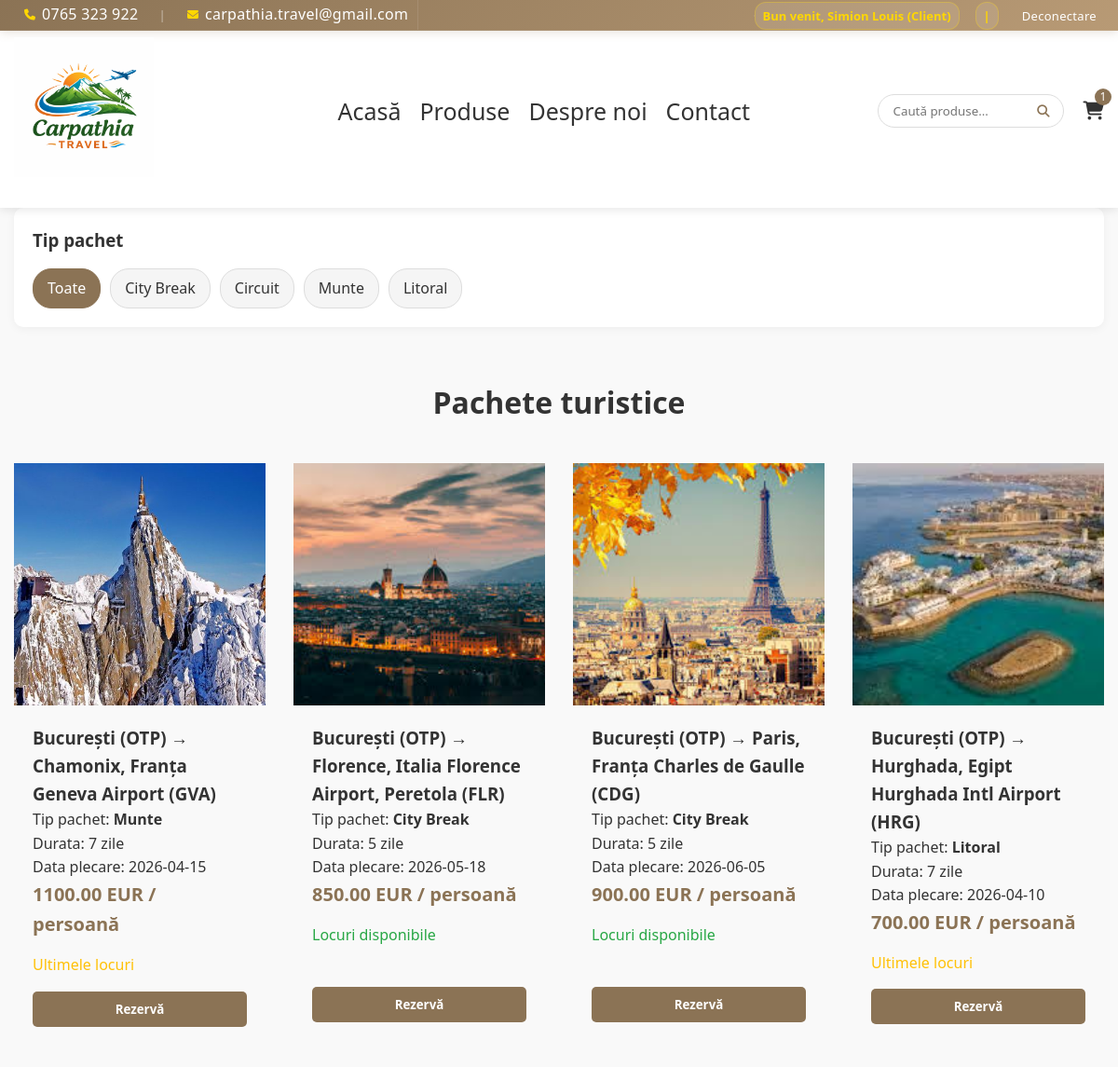
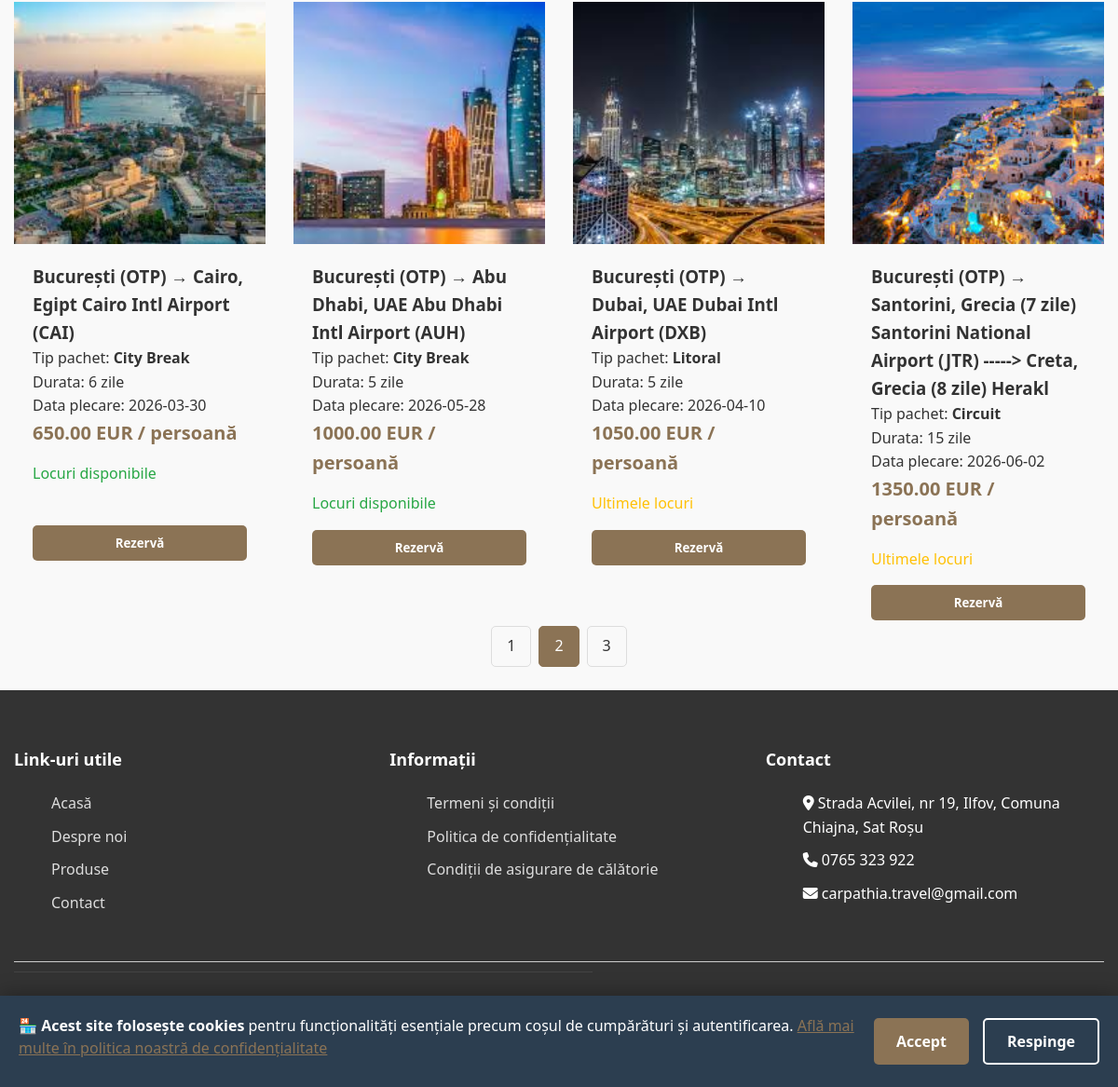
Page /produse.php?pagina=2 (signed in) on the committed database (2 pictures, top to bottom).
### tables this page shows
CREATE TABLE `produse` (
  `id` int(11) NOT NULL,
  `tip_pachet` varchar(255) NOT NULL,
  `plecare` varchar(100) NOT NULL,
  `destinatie` varchar(100) NOT NULL,
  `descriere` text NOT NULL,
  `pret` decimal(10,2) NOT NULL,
  `durata` int(11) NOT NULL COMMENT 'Durata in zile',
  `locuri_disponibile` int(11) NOT NULL DEFAULT 20,
  `data_plecare` date DEFAULT NULL
);

### functions.php (called while the page is built, shortened)
<?php
function getProduse($filtruCategorie = '', $filtruPret = '', $sortare = '', $pagina = 1, $produsePerPagina = 8) {
    global $conn;
    $pagina = max(1, (int)$pagina);
    $produsePerPagina = max(1, (int)$produsePerPagina);
    $start = ($pagina - 1) * $produsePerPagina;
    $params = [];
    $types = '';
    $whereClause = '';
    $orderBy = "ORDER BY p.id DESC";
    $sql = "
        SELECT p.*,
               (SELECT imagine
                FROM imagini_produse
                WHERE id_produs = p.id
                ORDER BY ordine ASC
                LIMIT 1) AS imagine_principala
        FROM produse p
        $whereClause
        $orderBy
        LIMIT ?, ?
    ";
    $params[] = $start;
    $params[] = $produsePerPagina;
    $types .= "ii";
    $stmt = $conn->prepare($sql);
    $stmt->bind_param($types, ...$params);
    $stmt->execute();
    return $stmt->get_result();
}
function getTotalProduse($filtruCategorie = '', $filtruPret = '') {
    global $conn;
    $types = '';
    $whereClause = '';
    $sql = "SELECT COUNT(*) AS total FROM produse $whereClause";
    $stmt = $conn->prepare($sql);
    $stmt->execute();
    $row = $stmt->get_result()->fetch_assoc();
    return (int)($row['total'] ?? 0);
}
?>

### produse.php (the view, shortened to what this page needs)
<?php
require 'functions.php';
$filtruTip = $_GET['categorie'] ?? '';
$filtruPret = $_GET['pret'] ?? '';
$sortare = $_GET['sortare'] ?? '';
$pagina = (int)($_GET['pagina'] ?? 1);
$produse = getProduse($filtruTip, $filtruPret, $sortare, $pagina, 8);
$totalProduse = getTotalProduse($filtruTip, $filtruPret);
$totalPagini = (int)ceil($totalProduse / 8);
require 'header.php';
?>
<!DOCTYPE html>
<html lang="ro">
<head>
    <link rel="stylesheet" href="style.css">
</head>
<body>
<div class="container">
    <div class="filters">
        <form method="GET">
            <h3>Tip pachet</h3>
            <div class="filter-options">
                <a href="produse.php" class="filter-btn <?= empty($filtruTip) ? 'active' : '' ?>">Toate</a>
                <?php
                $keep = [];
                ?>
                <a href="?<?= htmlspecialchars(http_build_query(array_merge($keep, ['categorie'=>'city break']))) ?>"
                   class="filter-btn <?= $filtruTip=='city break'?'active':'' ?>">City Break</a>
                <a href="?<?= htmlspecialchars(http_build_query(array_merge($keep, ['categorie'=>'circuit']))) ?>"
                   class="filter-btn <?= $filtruTip=='circuit'?'active':'' ?>">Circuit</a>
                <a href="?<?= htmlspecialchars(http_build_query(array_merge($keep, ['categorie'=>'munte']))) ?>"
                   class="filter-btn <?= $filtruTip=='munte'?'active':'' ?>">Munte</a>
                <a href="?<?= htmlspecialchars(http_build_query(array_merge($keep, ['categorie'=>'litoral']))) ?>"
                   class="filter-btn <?= $filtruTip=='litoral'?'active':'' ?>">Litoral</a>
            </div>
        </form>
    </div>
</div>
<div class="container">
    <h1 class="section-title">Pachete turistice</h1>
    <div class="products-grid">
        <?php while($produs = $produse->fetch_assoc()):
            $imagine = $produs['imagine_principala'] ?? 'img/no-image.jpg';
            $locuri = (int)($produs['locuri_disponibile'] ?? 0);
            if ($locuri > 5) {
                $status = "Locuri disponibile";
                $class = "available";
            } elseif ($locuri > 0) {
                $status = "Ultimele locuri";
                $class = "low-stock";
            } else {
                $status = "Indisponibil";
                $class = "out-of-stock";
            }
        ?>
        <div class="product-card">
            <a href="produs.php?id=<?= (int)$produs['id'] ?>">
                <img class="product-card-img" src="<?= htmlspecialchars($imagine) ?>" alt="<?= htmlspecialchars($produs['destinatie'] ?? '') ?>">
            </a>
            <div class="product-content">
                <h3><?= htmlspecialchars($produs['plecare'] ?? '') ?> → <?= htmlspecialchars($produs['destinatie'] ?? '') ?></h3>
                <p class="product-type">
                    Tip pachet: <strong><?= htmlspecialchars(ucfirst($produs['tip_pachet'] ?? '')) ?></strong>
                </p>
                <p class="product-duration">
                    Durata: <?= (int)($produs['durata'] ?? 0) ?> zile
                </p>
                <p class="product-date">
                    Data plecare: <?= htmlspecialchars($produs['data_plecare'] ?? '') ?>
                </p>
                <div class="product-price">
                    <?= htmlspecialchars($produs['pret'] ?? '') ?> EUR / persoană
                </div>
                <div class="product-availability <?= $class ?>">
                    <?= $status ?>
                </div>
                <?php if ($locuri > 0): ?>
                    <form method="POST" action="adauga_cos.php" class="add-to-cart-form">
                        <button type="submit" class="add-to-cart">Rezervă</button>
                    </form>
                <?php else: ?>
                    <button class="add-to-cart disabled" disabled>Indisponibil</button>
                <?php endif; ?>
            </div>
        </div>
        <?php endwhile; ?>
    </div>
    <?php if ($totalPagini > 1): ?>
    <div class="pagination">
        <?php
            $params = $_GET;
            for ($i = 1; $i <= $totalPagini; $i++):
                $params['pagina'] = $i;
                $url = '?' . http_build_query($params);
        ?>
            <a href="<?= htmlspecialchars($url) ?>" class="<?= ($i === (int)$pagina) ? 'active' : '' ?>">
                <?= $i ?>
            </a>
        <?php endfor; ?>
    </div>
    <?php endif; ?>
</div>
</body>
</html>
<?php require 'footer.php'; ?>

### style.css (style rules this page uses)
* { margin: 0; box-sizing: border-box; font-family: 'Segoe UI', Tahoma, Geneva, Verdana, sans-serif; }
body { background-color: #f9f9f9; color: #333; line-height: 1.6; height: 100%; margin: 0; display: flex; flex-direction: column; }
html, body { height: 100%; margin: 0; }
.container { width: 100%; max-width: 1200px; margin: 0 auto; padding: 0 15px; padding-bottom: 25px; }
.available { color: #28a745; }
.low-stock { color: #ffc107; }
.section-title { text-align: center; margin-bottom: 40px; font-size: 32px; color: #333; }
.products-grid { display: grid; grid-template-columns: repeat(auto-fill, minmax(250px, 1fr)); gap: 30px; margin-bottom: 50px; }
.product-card img.product-card-img { width: 100%; height: 260px; object-fit: cover; display: flex; flex-direction: column; color: gray; }
.product-content { padding: 20px; height: 360px; display: flex; flex-direction: column; flex: 1; }
.product-content form { display: flex; flex-direction: column; margin-top: auto; }
.product-price, .product-price-card { font-size: 20px; font-weight: bold; color: #8B7355; margin-bottom: 15px; }
.add-to-cart { margin-top: 15px; background-color: #8B7355; color: white; border: none; padding: 10px 15px; border-radius: 5px; cursor: pointer; width: 100%; font-weight: bold; transition: background-color 0.3s; }
.filters { background-color: white; padding: 20px; border-radius: 10px; box-shadow: 0 2px 10px rgba(0, 0, 0, 0.05); margin-bottom: 30px; }
.filter-options { display: flex; flex-wrap: wrap; gap: 10px; padding-top: 15px; }
.filter-btn { background-color: #f5f5f5; border: 1px solid #ddd; padding: 8px 15px; border-radius: 20px; cursor: pointer; transition: all 0.3s; text-decoration: none; color: #333; }
.filter-btn.active { background-color: #8B7355; color: white; border-color: #8B7355; }
.pagination { display: flex; justify-content: center; margin-top: 40px; }
.pagination a { color: #333; padding: 8px 16px; text-decoration: none; border: 1px solid #ddd; margin: 0 4px; border-radius: 5px; transition: background-color 0.3s; }
.pagination a.active { background-color: #8B7355; color: white; border-color: #8B7355; }

### rows in the picture
produse: shows a picture, plecare "București (OTP)", destinatie "Chamonix, Franța Geneva Airport (GVA)", tip_pachet "Munte", durata "7", data_plecare "2026-04-15", pret "1100.00", locuri_disponibile "Ultimele locuri"
produse: shows a picture, plecare "București (OTP)", destinatie "Florence, Italia Florence Airport, Peretola (FLR)", tip_pachet "City Break", durata "5", data_plecare "2026-05-18", pret "850.00", locuri_disponibile "Locuri disponibile"
produse: shows a picture, plecare "București (OTP)", destinatie "Paris, Franța Charles de Gaulle (CDG)", tip_pachet "City Break", durata "5", data_plecare "2026-06-05", pret "900.00", locuri_disponibile "Locuri disponibile"
produse: shows a picture, plecare "București (OTP)", destinatie "Hurghada, Egipt Hurghada Intl Airport (HRG)", tip_pachet "Litoral", durata "7", data_plecare "2026-04-10", pret "700.00", locuri_disponibile "Ultimele locuri"
produse: shows a picture, plecare "București (OTP)", destinatie "Cairo, Egipt Cairo Intl Airport (CAI)", tip_pachet "City Break", durata "6", data_plecare "2026-03-30", pret "650.00", locuri_disponibile "Locuri disponibile"
produse: shows a picture, plecare "București (OTP)", destinatie "Abu Dhabi, UAE Abu Dhabi Intl Airport (AUH)", tip_pachet "City Break", durata "5", data_plecare "2026-05-28", pret "1000.00", locuri_disponibile "Locuri disponibile"
produse: shows a picture, plecare "București (OTP)", destinatie "Dubai, UAE Dubai Intl Airport (DXB)", tip_pachet "Litoral", durata "5", data_plecare "2026-04-10", pret "1050.00", locuri_disponibile "Ultimele locuri"
produse: shows a picture, plecare "București (OTP)", destinatie "Santorini, Grecia (7 zile) Santorini National Airport (JTR) -----> Creta, Grecia (8 zile) Herakl", tip_pachet "Circuit", durata "15", data_plecare "2026-06-02", pret "1350.00", locuri_disponibile "Ultimele locuri"

### other values in the picture
$_SESSION['user'] "Simion Louis"
$userRoleLabel "Client"
getCartCount() "1"
